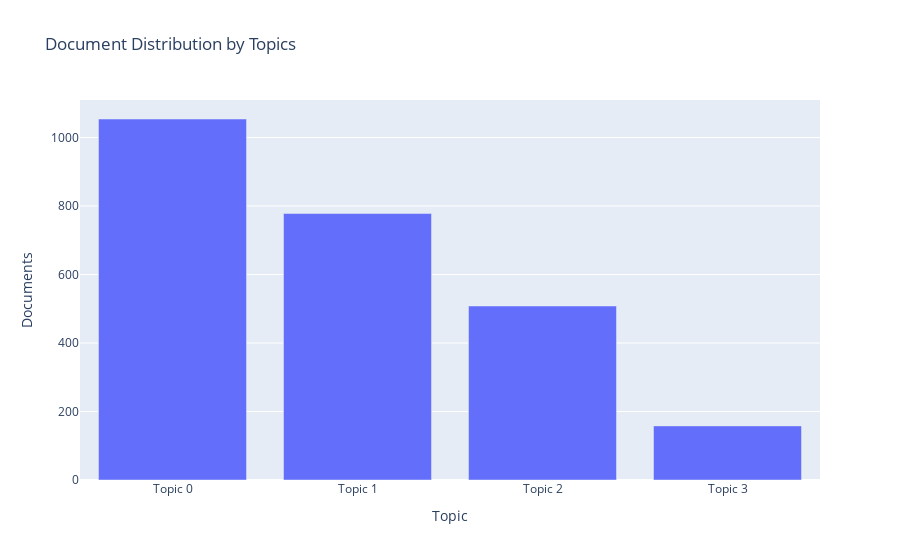

Write notebook code for a chart like this one.
### Code cell
plot_model(hdp, plot = 'topic_distribution')

### Figure 1 — Plotly figure (JSON) as saved in the notebook; plotly's stock layout.template omitted (floating-point values rounded to 4 significant figures)
{"data": [{"alignmentgroup": "True", "customdata": [["coffee, price, must, dog, favorite, omit, simplistic, dish, time, blge"], ["coffee, coor, tea, birthday, box, pan, alive, retail, fan, lot"], ["sam, natural, tea, mangosteen, coffee, challenge, dislike, price, zico, plunge"], ["tea, dosage, inefficiency, barley, russel, terrific, pesticide, method, buildup, fuller"]], "hovertemplate": "Topic=%{x}<br>Documents=%{y}<br>Keyword=%{customdata[0]}<extra></extra>", "legendgroup": "", "marker": {"color": "#636efa", "pattern": {"shape": ""}}, "name": "", "offsetgroup": "", "orientation": "v", "showlegend": false, "textposition": "auto", "type": "bar", "x": ["Topic 0", "Topic 1", "Topic 2", "Topic 3"], "xaxis": "x", "y": [1054, 778, 508, 158], "yaxis": "y"}], "layout": {"barmode": "relative", "legend": {"tracegroupgap": 0}, "title": {"text": "Document Distribution by Topics"}, "xaxis": {"anchor": "y", "domain": [0, 1], "title": {"text": "Topic"}}, "yaxis": {"anchor": "x", "domain": [0, 1], "title": {"text": "Documents"}}}}
